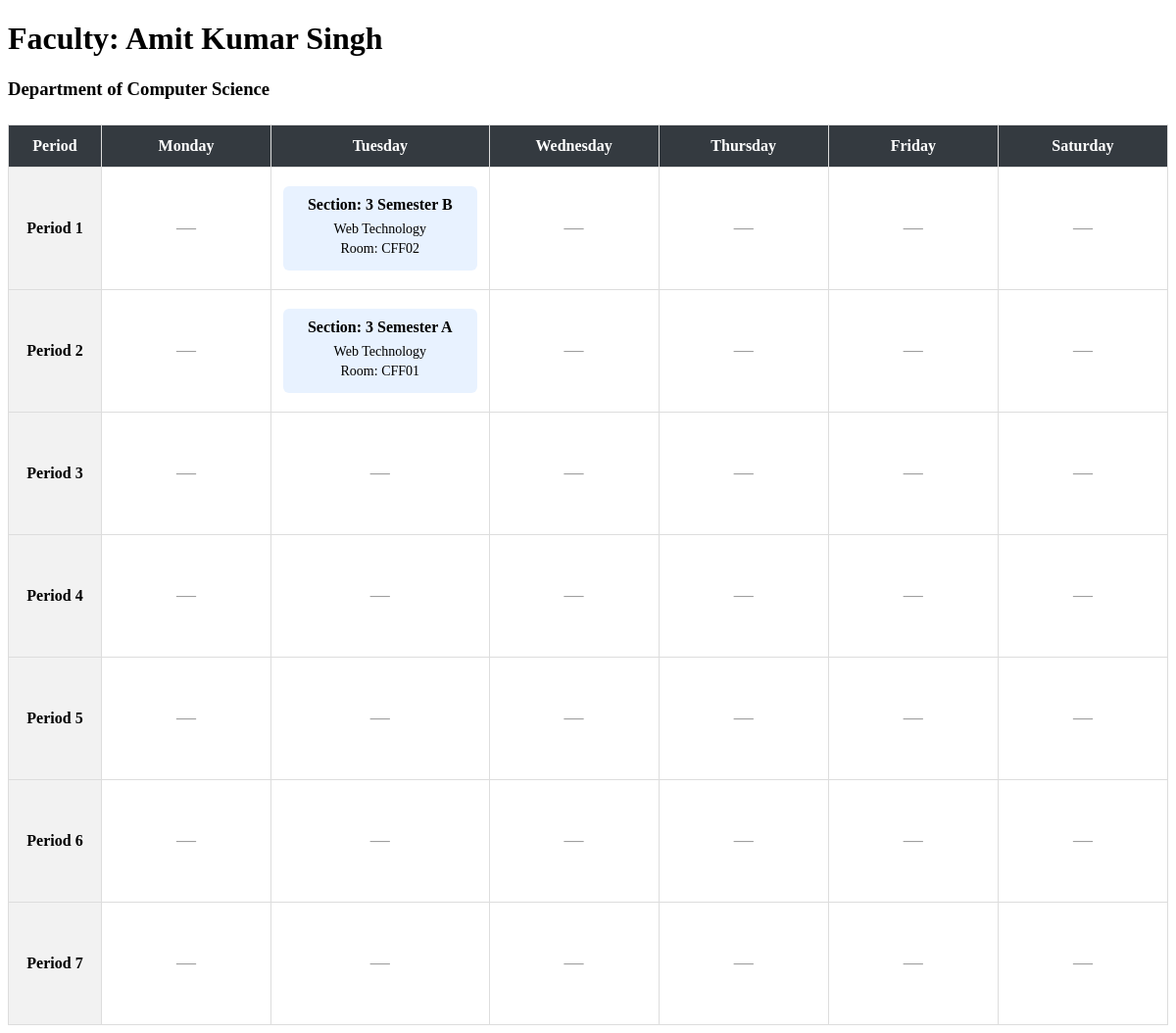
The page /scheduler/faculty/3/ on the database as committed earlier.
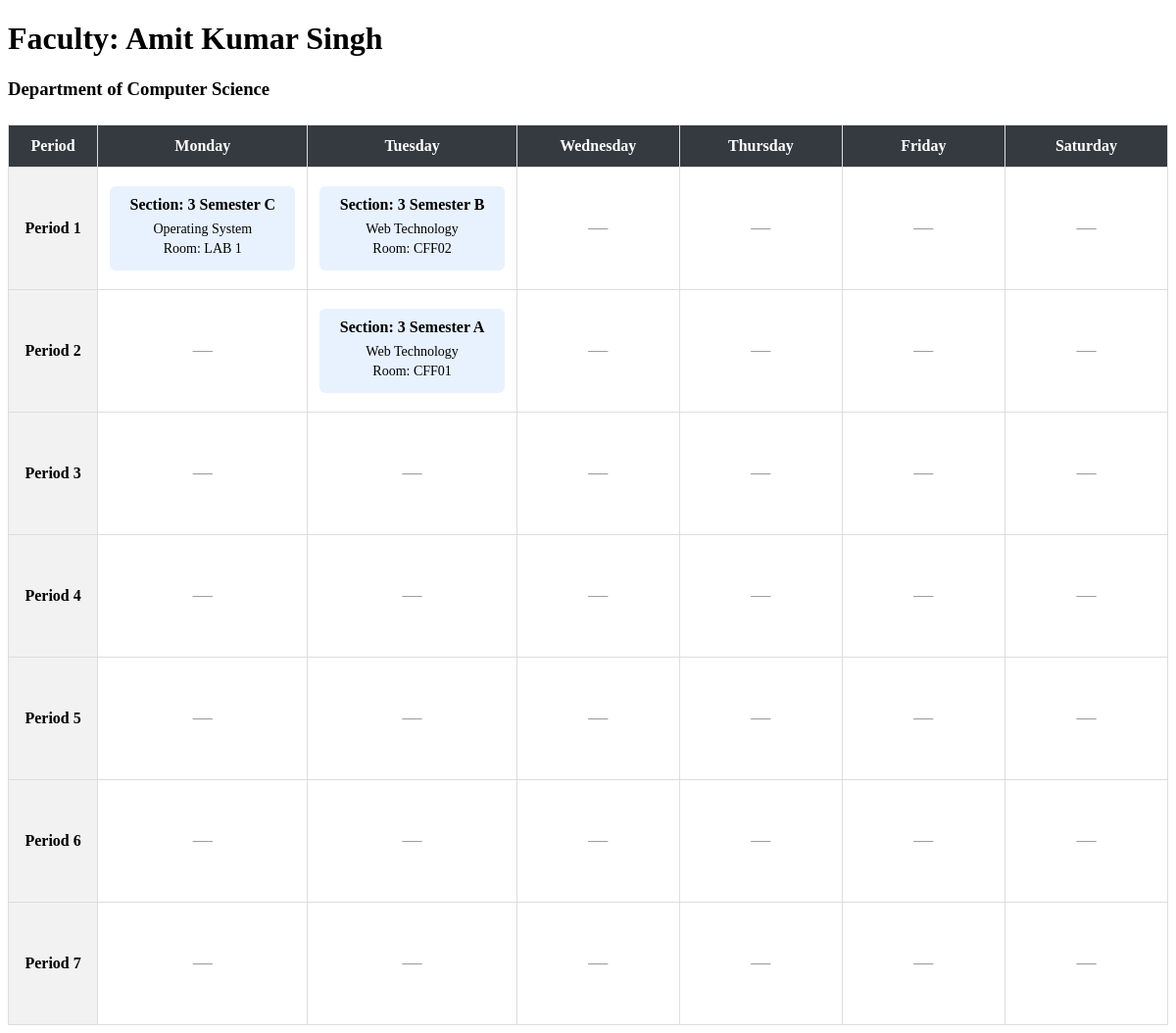
The same page on the database as committed later.
### scheduler/models.py (models this page shows, shortened)
class TimetableEntry(models.Model):
    DAY_CHOICES = [
        ("MON", "Monday"),
        ("TUE", "Tuesday"),
        ("WED", "Wednesday"),
        ("THU", "Thursday"),
        ("FRI", "Friday"),
        ("SAT", "Saturday"),
    ]
    PERIOD_CHOICES = [
        (i, f"Period {i}") for i in range(1, 8)
    ]
    day = models.CharField(max_length=3, choices=DAY_CHOICES)
    period = models.PositiveSmallIntegerField(choices=PERIOD_CHOICES)
    section = models.ForeignKey(Section, on_delete=models.PROTECT, related_name="timetable_entries")
    classroom = models.ForeignKey(Classroom, on_delete=models.PROTECT, related_name="timetable_entries")
    subject = models.ForeignKey(Subject, on_delete=models.PROTECT, related_name="timetable_entries")
    faculty = models.ForeignKey(Faculty, on_delete=models.PROTECT, related_name="timetable_entries")
    class Meta:
        constraints = [
            models.UniqueConstraint(
                fields=["section", "day", "period"],
                name="unique_section_slot"
            ),
            models.UniqueConstraint(
                fields=["faculty", "day", "period"],
                name="unique_faculty_slot"
            ),
            models.UniqueConstraint(
                fields=["classroom", "day", "period"],
                name="unique_classroom_slot"
            ),
        ]

class Section(models.Model):
    semester = models.PositiveSmallIntegerField()
    name = models.CharField(max_length=1)
    subjects = models.ManyToManyField(Subject, blank=True, related_name="sections")
    def __str__(self):
        return f"{self.semester} Semester {self.name}"

class Subject(models.Model):
    name = models.CharField(max_length=64)

class Classroom(models.Model):
    name = models.CharField(max_length=64)

### scheduler/views.py (the view)
# urls.py: path("faculty/<int:faculty_id>/", views.faculty_detail, name="faculty_detail"),
def faculty_detail(request, faculty_id):
    faculty = get_object_or_404(Faculty, id=faculty_id)
    entries = TimetableEntry.objects.filter(
        faculty=faculty
    ).select_related("subject", "section", "classroom")
    days = TimetableEntry.DAY_CHOICES
    periods = TimetableEntry.PERIOD_CHOICES
    entry_lookup = {
        (entry.day, entry.period): entry
        for entry in entries
    }
    timetable = []
    for period_number, period_label in periods:
        row = {
            "period_label": period_label,
            "cells": []
        }
        for day_code, day_label in days:
            entry = entry_lookup.get((day_code, period_number))
            row["cells"].append({"entry": entry})
        timetable.append(row)
    return render(request, "scheduler/faculty_detail.html", {
        "faculty": faculty,
        "days": days,
        "timetable": timetable,
    })

### scheduler/models.py (called while the page is built)
    def __str__(self):
        return f"Department of {self.name}"

### scheduler/templates/scheduler/faculty_detail.html (shortened to what this page needs)
{% extends "scheduler/layout.html" %}
{% block body %}
<h1>Faculty: {{ faculty.first }} {{ faculty.last }}</h1>
<h3>{{ faculty.department }}</h3>
<div class="timetable-container">
    <table class="timetable">
        <thead>
            <tr>
                <th>Period</th>
                {% for day_code, day_label in days %}
                    <th>{{ day_label }}</th>
                {% endfor %}
            </tr>
        </thead>
        <tbody>
            {% for row in timetable %}
                <tr>
                    <th>{{ row.period_label }}</th>
                    {% for cell in row.cells %}
                        <td>
                            {% if cell.entry %}
                                <div class="lecture">
                                    <strong>
                                        Section: {{ cell.entry.section }}
                                    </strong>
                                    <p>
                                        {{ cell.entry.subject.name  }}
                                    </p>
                                    <p>
                                        Room: {{ cell.entry.classroom.name }}
                                    </p>
                                </div>
                            {% else %}
                                <span class="empty-slot">—</span>
                            {% endif %}
                        </td>
                    {% endfor %}
                </tr>
            {% empty %}
                <tr>
                    <td colspan="7">
                        No timetable periods configured.
                    </td>
                </tr>
            {% endfor %}
        </tbody>
    </table>
</div>
{% endblock %}

Rows that differ between the two databases and show on the page:
added TimetableEntry: entry.section "3 Semester C", entry.subject.name "Operating System", entry.classroom.name "LAB 1", shown under "Period 1"
